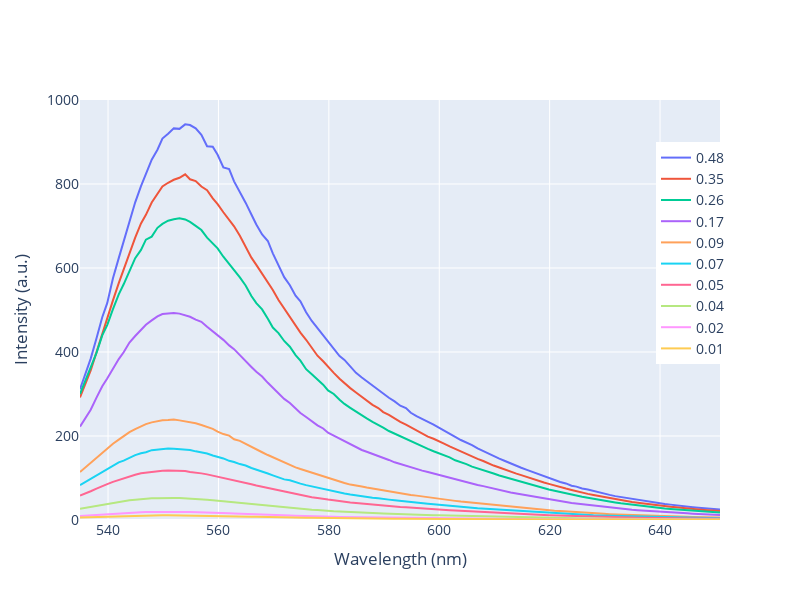

This figure's notebook cell:
### Markdown cell above
plot spettri di fluo

### Code cell
fig = go.Figure()

for λ_col, I_col, a in zip(WAVELENGHTS, INTENSITIES, ASS):
    fig.add_trace(go.Scatter(x=data[λ_col], y=data[I_col],
                    mode='lines',
                    name=f'{np.round(a, 2)}'))
    
# fig.add_trace(go.Scatter(x=fondo['λfondo'],y=fondo['Ifondo'],
#                     mode='lines',
#                     name=f'fondo'))

fig.update_layout(
                  xaxis_title='Wavelength (nm)',
                  yaxis_title='Intensity (a.u.)',
                  height=600,
                  width=800,
                  yaxis=dict(range=[0, 1000]),
                  legend=dict(x=0.9, y=0.9),
                  font=dict(size=14))

fig.write_html(dir_path + r"\html\emission_spectrum.html")
fig.write_image(dir_path + r"\images\emission_spectrum.png")
fig.show()
